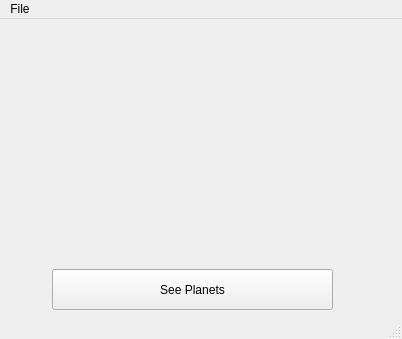
<?xml version="1.0" encoding="UTF-8"?>
<ui version="4.0">
 <class>MainWindow</class>
 <widget class="QMainWindow" name="MainWindow">
  <property name="geometry">
   <rect>
    <x>0</x>
    <y>0</y>
    <width>402</width>
    <height>339</height>
   </rect>
  </property>
  <property name="windowTitle">
   <string>MainWindow</string>
  </property>
  <widget class="QWidget" name="centralWidget">
   <widget class="QLabel" name="label_pic">
    <property name="geometry">
     <rect>
      <x>36</x>
      <y>22</y>
      <width>351</width>
      <height>201</height>
     </rect>
    </property>
    <property name="text">
     <string/>
    </property>
   </widget>
   <widget class="QPushButton" name="pushButton">
    <property name="geometry">
     <rect>
      <x>52</x>
      <y>250</y>
      <width>281</width>
      <height>41</height>
     </rect>
    </property>
    <property name="text">
     <string>See Planets</string>
    </property>
   </widget>
  </widget>
  <widget class="QMenuBar" name="menuBar">
   <property name="geometry">
    <rect>
     <x>0</x>
     <y>0</y>
     <width>402</width>
     <height>21</height>
    </rect>
   </property>
   <widget class="QMenu" name="menuFile">
    <property name="title">
     <string>File</string>
    </property>
    <widget class="QMenu" name="menuAdd_Planet">
     <property name="title">
      <string>Add Planet...</string>
     </property>
     <addaction name="actionEarth"/>
     <addaction name="actionJupiter"/>
     <addaction name="actionMars"/>
     <addaction name="actionMercury"/>
     <addaction name="actionNeptun"/>
     <addaction name="actionSaturn"/>
     <addaction name="actionVenus"/>
     <addaction name="actionUran"/>
    </widget>
    <addaction name="menuAdd_Planet"/>
    <addaction name="separator"/>
    <addaction name="actionExit"/>
   </widget>
   <addaction name="menuFile"/>
  </widget>
  <widget class="QStatusBar" name="statusBar"/>
  <action name="actionExit">
   <property name="text">
    <string>Exit</string>
   </property>
  </action>
  <action name="actionEarth">
   <property name="text">
    <string>Earth</string>
   </property>
  </action>
  <action name="actionJupiter">
   <property name="text">
    <string>Jupiter</string>
   </property>
  </action>
  <action name="actionMars">
   <property name="text">
    <string>Mars</string>
   </property>
  </action>
  <action name="actionNeptun">
   <property name="text">
    <string>Neptun</string>
   </property>
  </action>
  <action name="actionUran">
   <property name="text">
    <string>Uran</string>
   </property>
  </action>
  <action name="actionSaturn">
   <property name="text">
    <string>Saturn</string>
   </property>
  </action>
  <action name="actionMercury">
   <property name="text">
    <string>Mercury</string>
   </property>
  </action>
  <action name="actionVenus">
   <property name="text">
    <string>Venus</string>
   </property>
  </action>
 </widget>
 <layoutdefault spacing="6" margin="11"/>
 <resources/>
 <connections>
  <connection>
   <sender>actionExit</sender>
   <signal>triggered()</signal>
   <receiver>MainWindow</receiver>
   <slot>close()</slot>
   <hints>
    <hint type="sourcelabel">
     <x>-1</x>
     <y>-1</y>
    </hint>
    <hint type="destinationlabel">
     <x>200</x>
     <y>169</y>
    </hint>
   </hints>
  </connection>
 </connections>
</ui>
